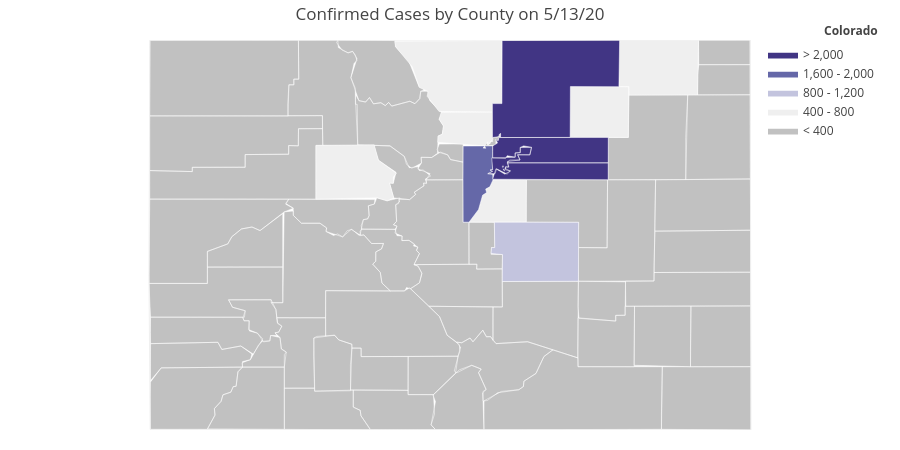

The notebook cell saved with this chart:
### Code cell
import plotly.figure_factory as ff
import matplotlib.pyplot as plt

fips = co_case_data['FIPS']
values = co_case_data[date]

fig = ff.create_choropleth(fips=fips, values=values)
colorscale = [
    'rgb(193, 193, 193)',
    'rgb(239,239,239)',
    'rgb(195, 196, 222)',
    'rgb(144,148,194)',
    'rgb(101,104,168)',
    'rgb(65, 53, 132)'
]

fig = ff.create_choropleth(
    fips=fips, values = values, scope=['CO'],
    #locations=['Douglas', 'El Paso', 'Pueblo', 'Fremont', 'Teller',
               #'Elbert', 'Lincoln', 'Crowley', 'Custer'],
    binning_endpoints = [400,800,1200,1600,2000], 
    colorscale=colorscale,
    county_outline={'color': 'rgb(255,255,255)', 'width': 0.5}, round_legend_values=True,
    legend_title=f'Colorado', title= f'Confirmed Cases by County on {date}',
    show_hover=True, centroid_marker={'opacity': 0}
)


#fig.update_geos(fitbounds="locations", visible=False)
#fig.update_layout(margin={"r":0,"t":0,"l":0,"b":0})

fig.layout.template = None
fig.show()

#plt.savefig('test.jpg',format='jpg')

### Figure 1 — Plotly figure (JSON) as saved in the notebook; plotly's stock layout.template omitted (floating-point values rounded to 4 significant figures; data arrays with more than 128 entries replaced by an {"elided": "..."} marker saying what was removed)
{"data": [{"fill": "toself", "fillcolor": "rgb(193, 193, 193)", "hoverinfo": "none", "line": {"color": "rgb(255,255,255)", "width": 0.5}, "mode": "lines", "name": "< 400", "type": "scatter", "x": {"elided": "752 float values"}, "y": {"elided": "752 float values"}}, {"fill": "toself", "fillcolor": "rgb(239,239,239)", "hoverinfo": "none", "line": {"color": "rgb(255,255,255)", "width": 0.5}, "mode": "lines", "name": "400 - 800", "type": "scatter", "x": [-105.1, -105.1, -105.1, -105.1, -105.1, null, -105.7, -105.7, -105.6, -105.6, -105.7, -105.7, -105.1, -105.1, -105.1, -105.1, -105.1, -105.7, null, -105.3, -105.2, -105.2, -105.1, -105.1, -105.1, -105.1, -104.7, -104.7, -105.3, null, -107.1, -107.1, -106.4, -106.4, -106.2, -106.2, -106.2, -106.3, -106.2, -106.3, -106.4, -107.1, -107.1, null, -106.2, -104.9, -104.9, -105.1, -105.1, -105.7, -105.8, -105.8, -105.9, -106.0, -106.2, -106.2, null, -103.6, -103.6, -102.7, -102.7, -103.5, -103.5, -103.6, -103.6, null, -104.2, -104.1, -103.5, -103.5, -104.2, -104.2, null], "y": [39.96, 39.97, 39.97, 39.96, 39.96, null, 39.95, 40.02, 40.03, 40.12, 40.19, 40.26, 40.26, 39.98, 39.93, 39.96, 39.91, 39.95, null, 39.13, 39.26, 39.41, 39.43, 39.47, 39.49, 39.56, 39.57, 39.13, 39.13, null, 39.57, 39.92, 39.92, 39.77, 39.63, 39.59, 39.53, 39.53, 39.38, 39.35, 39.38, 39.37, 39.57, null, 40.99, 41.0, 40.35, 40.35, 40.26, 40.27, 40.42, 40.47, 40.52, 40.73, 40.93, 40.99, null, 40.56, 41.0, 41.0, 40.44, 40.44, 40.52, 40.52, 40.56, null, 40.35, 40.52, 40.52, 40.0, 40.0, 40.35, null]}, {"fill": "toself", "fillcolor": "rgb(195, 196, 222)", "hoverinfo": "none", "line": {"color": "rgb(255,255,255)", "width": 0.5}, "mode": "lines", "name": "800 - 1,200", "type": "scatter", "x": [-105.1, -105.1, -105.0, -105.0, -104.1, -104.1, -104.9, -104.9, -105.1, null], "y": [38.81, 38.87, 38.87, 39.13, 39.13, 38.52, 38.52, 38.8, 38.81, null]}, {"fill": "toself", "fillcolor": "rgb(144,148,194)", "hoverinfo": "none", "line": {"color": "rgb(255,255,255)", "width": 0.5}, "mode": "lines", "name": "1,200 - 1,600", "type": "scatter", "x": [], "y": []}, {"fill": "toself", "fillcolor": "rgb(101,104,168)", "hoverinfo": "none", "line": {"color": "rgb(255,255,255)", "width": 0.5}, "mode": "lines", "name": "1,600 - 2,000", "type": "scatter", "x": [-105.1, -105.1, -105.1, -105.1, null, -105.1, -105.1, -105.1, -105.1, -105.1, null, -105.1, -105.1, -105.1, -105.1, -105.1, null, -105.1, -105.1, -105.1, -105.1, -105.1, null, -105.4, -105.4, -105.1, -105.2, -105.1, -105.1, -105.1, -105.1, -105.1, -105.1, -105.1, -105.1, -105.0, -105.1, -105.1, -105.1, -105.2, -105.2, -105.3, -105.4, -105.4, null], "y": [39.63, 39.63, 39.62, 39.63, null, 39.64, 39.64, 39.63, 39.63, 39.64, null, 39.65, 39.65, 39.65, 39.65, 39.65, null, 39.64, 39.64, 39.63, 39.63, 39.64, null, 39.58, 39.91, 39.91, 39.89, 39.89, 39.91, 39.91, 39.67, 39.67, 39.65, 39.63, 39.62, 39.57, 39.49, 39.47, 39.43, 39.41, 39.26, 39.13, 39.13, 39.58, null]}, {"fill": "toself", "fillcolor": "rgb(65, 53, 132)", "hoverinfo": "none", "line": {"color": "rgb(255,255,255)", "width": 0.5}, "mode": "lines", "name": "> 2,000", "type": "scatter", "x": [-105.1, -105.1, -105.0, -105.0, -105.0, -105.0, -105.0, -105.0, -103.7, -103.7, -104.9, -104.9, -104.7, -104.8, -104.6, -104.6, -104.7, -104.7, -104.7, -104.8, -104.8, -104.9, -104.9, -105.1, -105.1, null, -104.9, -104.9, -104.9, -104.9, null, -104.9, -104.9, -104.9, -104.9, -104.9, null, -104.9, -104.9, -104.9, -104.9, -104.9, null, -104.9, -104.9, -104.9, -104.9, -104.9, null, -104.9, -104.9, -104.9, -104.9, -104.9, null, -104.9, -104.9, -104.9, -104.9, -104.9, null, -105.1, -105.0, -104.9, -104.8, -104.9, -104.9, -104.9, -104.9, -103.7, -103.7, -105.1, null, -104.9, -104.9, -104.9, -104.9, -104.9, null, -105.1, -105.1, -105.1, -105.1, -105.1, -104.8, -104.8, -104.7, -104.7, -104.6, -104.6, -104.8, -104.7, -104.9, -104.9, -104.9, -104.9, -104.8, -104.9, -105.0, -105.0, -105.1, null, -105.0, -105.0, -105.0, -105.0, -105.0, null, -105.1, -104.9, -104.9, -103.6, -103.6, -104.1, -104.2, -105.0, -105.0, -105.0, -105.1, -105.1, null], "y": [39.86, 39.91, 39.94, 39.98, 39.98, 39.97, 39.97, 40.0, 40.0, 39.74, 39.74, 39.77, 39.77, 39.82, 39.82, 39.9, 39.91, 39.9, 39.85, 39.84, 39.8, 39.81, 39.78, 39.79, 39.86, null, 39.69, 39.68, 39.69, 39.69, null, 39.63, 39.63, 39.62, 39.62, 39.63, null, 39.68, 39.68, 39.68, 39.68, 39.68, null, 39.67, 39.67, 39.66, 39.66, 39.67, null, 39.67, 39.67, 39.67, 39.67, 39.67, null, 39.7, 39.71, 39.7, 39.69, 39.7, null, 39.57, 39.68, 39.62, 39.66, 39.67, 39.7, 39.7, 39.74, 39.74, 39.57, 39.57, null, 39.7, 39.7, 39.7, 39.7, 39.7, null, 39.63, 39.65, 39.66, 39.67, 39.79, 39.8, 39.84, 39.85, 39.9, 39.9, 39.82, 39.82, 39.77, 39.75, 39.7, 39.7, 39.68, 39.66, 39.62, 39.68, 39.63, 39.63, null, 40.03, 40.03, 40.03, 40.03, 40.03, null, 40.35, 40.35, 41.0, 41.0, 40.52, 40.52, 40.0, 40.0, 40.04, 40.01, 40.0, 40.35, null]}, {"hoverinfo": "text", "legendgroup": "centroids", "marker": {"color": "white", "opacity": 0}, "mode": "markers", "name": "US Counties", "selected": {"marker": {"opacity": 0}}, "showlegend": false, "text": ["County: Weld<br>State: Colorado<br>FIPS: 08123<br>Value: 2211", "County: Weld<br>State: Colorado<br>FIPS: 08123<br>Value: 2211", "County: Jefferson<br>State: Colorado<br>FIPS: 08059<br>Value: 1716", "County: Jefferson<br>State: Colorado<br>FIPS: 08059<br>Value: 1716", "County: Jefferson<br>State: Colorado<br>FIPS: 08059<br>Value: 1716", "County: Jefferson<br>State: Colorado<br>FIPS: 08059<br>Value: 1716", "County: Jefferson<br>State: Colorado<br>FIPS: 08059<br>Value: 1716", "County: Denver<br>State: Colorado<br>FIPS: 08031<br>Value: 4254", "County: Denver<br>State: Colorado<br>FIPS: 08031<br>Value: 4254", "County: Broomfield<br>State: Colorado<br>FIPS: 08014<br>Value: 203", "County: Broomfield<br>State: Colorado<br>FIPS: 08014<br>Value: 203", "County: Boulder<br>State: Colorado<br>FIPS: 08013<br>Value: 797", "County: Boulder<br>State: Colorado<br>FIPS: 08013<br>Value: 797", "County: Arapahoe<br>State: Colorado<br>FIPS: 08005<br>Value: 3464", "County: Arapahoe<br>State: Colorado<br>FIPS: 08005<br>Value: 3464", "County: Arapahoe<br>State: Colorado<br>FIPS: 08005<br>Value: 3464", "County: Arapahoe<br>State: Colorado<br>FIPS: 08005<br>Value: 3464", "County: Arapahoe<br>State: Colorado<br>FIPS: 08005<br>Value: 3464", "County: Arapahoe<br>State: Colorado<br>FIPS: 08005<br>Value: 3464", "County: Arapahoe<br>State: Colorado<br>FIPS: 08005<br>Value: 3464", "County: Adams<br>State: Colorado<br>FIPS: 08001<br>Value: 2374", "County: Alamosa<br>State: Colorado<br>FIPS: 08003<br>Value: 33", "County: Archuleta<br>State: Colorado<br>FIPS: 08007<br>Value: 8", "County: Baca<br>State: Colorado<br>FIPS: 08009<br>Value: 12", "County: Bent<br>State: Colorado<br>FIPS: 08011<br>Value: 1", "County: Chaffee<br>State: Colorado<br>FIPS: 08015<br>Value: 69", "County: Cheyenne<br>State: Colorado<br>FIPS: 08017<br>Value: 4", "County: Clear Creek<br>State: Colorado<br>FIPS: 08019<br>Value: 15", "County: Conejos<br>State: Colorado<br>FIPS: 08021<br>Value: 1", "County: Costilla<br>State: Colorado<br>FIPS: 08023<br>Value: 4", "County: Crowley<br>State: Colorado<br>FIPS: 08025<br>Value: 39", "County: Custer<br>State: Colorado<br>FIPS: 08027<br>Value: 2", "County: Delta<br>State: Colorado<br>FIPS: 08029<br>Value: 54", "County: Dolores<br>State: Colorado<br>FIPS: 08033<br>Value: 0", "County: Douglas<br>State: Colorado<br>FIPS: 08035<br>Value: 612", "County: Eagle<br>State: Colorado<br>FIPS: 08037<br>Value: 562", "County: Elbert<br>State: Colorado<br>FIPS: 08039<br>Value: 41", "County: El Paso<br>State: Colorado<br>FIPS: 08041<br>Value: 1175", "County: Fremont<br>State: Colorado<br>FIPS: 08043<br>Value: 23", "County: Garfield<br>State: Colorado<br>FIPS: 08045<br>Value: 112", "County: Gilpin<br>State: Colorado<br>FIPS: 08047<br>Value: 1", "County: Grand<br>State: Colorado<br>FIPS: 08049<br>Value: 5", "County: Gunnison<br>State: Colorado<br>FIPS: 08051<br>Value: 180", "County: Hinsdale<br>State: Colorado<br>FIPS: 08053<br>Value: 3", "County: Huerfano<br>State: Colorado<br>FIPS: 08055<br>Value: 3", "County: Jackson<br>State: Colorado<br>FIPS: 08057<br>Value: 0", "County: Kiowa<br>State: Colorado<br>FIPS: 08061<br>Value: 0", "County: Kit Carson<br>State: Colorado<br>FIPS: 08063<br>Value: 25", "County: Lake<br>State: Colorado<br>FIPS: 08065<br>Value: 23", "County: La Plata<br>State: Colorado<br>FIPS: 08067<br>Value: 66", "County: Larimer<br>State: Colorado<br>FIPS: 08069<br>Value: 456", "County: Las Animas<br>State: Colorado<br>FIPS: 08071<br>Value: 4", "County: Lincoln<br>State: Colorado<br>FIPS: 08073<br>Value: 3", "County: Logan<br>State: Colorado<br>FIPS: 08075<br>Value: 480", "County: Mesa<br>State: Colorado<br>FIPS: 08077<br>Value: 51", "County: Mineral<br>State: Colorado<br>FIPS: 08079<br>Value: 2", "County: Moffat<br>State: Colorado<br>FIPS: 08081<br>Value: 6", "County: Montezuma<br>State: Colorado<br>FIPS: 08083<br>Value: 25", "County: Montrose<br>State: Colorado<br>FIPS: 08085<br>Value: 128", "County: Morgan<br>State: Colorado<br>FIPS: 08087<br>Value: 527", "County: Otero<br>State: Colorado<br>FIPS: 08089<br>Value: 11", "County: Ouray<br>State: Colorado<br>FIPS: 08091<br>Value: 6", "County: Park<br>State: Colorado<br>FIPS: 08093<br>Value: 16", "County: Phillips<br>State: Colorado<br>FIPS: 08095<br>Value: 9", "County: Pitkin<br>State: Colorado<br>FIPS: 08097<br>Value: 54", "County: Prowers<br>State: Colorado<br>FIPS: 08099<br>Value: 9", "County: Pueblo<br>State: Colorado<br>FIPS: 08101<br>Value: 188", "County: Rio Blanco<br>State: Colorado<br>FIPS: 08103<br>Value: 1", "County: Rio Grande<br>State: Colorado<br>FIPS: 08105<br>Value: 7", "County: Routt<br>State: Colorado<br>FIPS: 08107<br>Value: 59", "County: Saguache<br>State: Colorado<br>FIPS: 08109<br>Value: 8", "County: San Juan<br>State: Colorado<br>FIPS: 08111<br>Value: 1", "County: San Miguel<br>State: Colorado<br>FIPS: 08113<br>Value: 22", "County: Sedgwick<br>State: Colorado<br>FIPS: 08115<br>Value: 0", "County: Summit<br>State: Colorado<br>FIPS: 08117<br>Value: 174", "County: Teller<br>State: Colorado<br>FIPS: 08119<br>Value: 31", "County: Washington<br>State: Colorado<br>FIPS: 08121<br>Value: 9", "County: Yuma<br>State: Colorado<br>FIPS: 08125<br>Value: 11"], "type": "scatter", "unselected": {"marker": {"opacity": 0}}, "x": [[-105.0], [-104.4], [-105.1], [-105.1], [-105.1], [-105.1], [-105.3], [-104.9], [-104.9], [-105.1], [-105.1], [-105.1], [-105.4], [-104.9], [-104.9], [-104.9], [-104.9], [-104.9], [-104.9], [-104.3], -104.3, -105.8, -107.0, -102.6, -103.1, -106.2, -102.6, -105.6, -106.2, -105.4, -103.8, -105.4, -107.9, -108.5, -104.9, -106.7, -104.1, -104.5, -105.4, -107.9, -105.5, -106.1, -107.0, -107.3, -105.0, -106.3, -102.7, -102.6, -106.3, -107.8, -105.5, -104.0, -103.5, -103.1, -108.5, -106.9, -108.2, -108.6, -108.3, -103.8, -103.7, -107.8, -105.7, -102.4, -106.9, -102.4, -104.5, -108.2, -106.4, -107.0, -106.3, -107.7, -108.4, -102.4, -106.1, -105.2, -103.2, -102.4], "y": [[40.03], [40.55], [39.63], [39.64], [39.65], [39.64], [39.59], [39.7], [39.76], [39.96], [39.95], [39.96], [40.09], [39.68], [39.63], [39.68], [39.67], [39.67], [39.7], [39.65], 39.87, 37.57, 37.19, 37.32, 37.96, 38.75, 38.83, 39.69, 37.2, 37.28, 38.33, 38.11, 38.86, 37.75, 39.33, 39.63, 39.29, 38.83, 38.47, 39.6, 39.86, 40.1, 38.67, 37.82, 37.68, 40.67, 38.43, 39.31, 39.2, 37.29, 40.67, 37.32, 38.99, 40.72, 39.02, 37.67, 40.62, 37.34, 38.4, 40.26, 37.9, 38.16, 39.12, 40.59, 39.22, 37.96, 38.17, 39.98, 37.58, 40.49, 38.08, 37.76, 38.0, 40.88, 39.63, 38.88, 39.97, 40.0]}, {"hoverinfo": "text", "legendgroup": "States", "line": {"color": "rgb(240, 240, 240)", "width": 1}, "mode": "lines", "showlegend": false, "type": "scatter", "x": [-109.1, -109.1, -102.1, -102.0, -109.0, -109.1, null], "y": [38.6, 41.0, 41.0, 36.99, 37.0, 38.6, null]}], "layout": {"annotations": [{"showarrow": false, "text": "<b>Colorado</b>", "x": 1, "xanchor": "right", "xref": "paper", "y": 1.05, "yref": "paper"}], "dragmode": "select", "height": 450, "hovermode": "closest", "legend": {"traceorder": "reversed", "x": 1, "xanchor": "right", "y": 1, "yanchor": "top"}, "margin": {"b": 20, "l": 20, "r": 20, "t": 40}, "title": {"text": "Confirmed Cases by County on 5/13/20"}, "width": 900, "xaxis": {"autorange": false, "fixedrange": true, "range": [-110.6, -100.5], "showgrid": false, "showticklabels": false, "type": "linear", "zeroline": false}, "yaxis": {"autorange": false, "fixedrange": true, "range": [36.99, 41.0], "showgrid": false, "showticklabels": false, "type": "linear", "zeroline": false}}}
